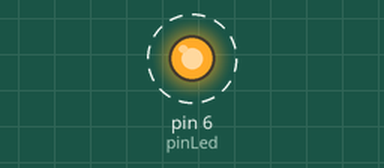
Simulated run of this sketch. Board: Arduino Uno, built with avr-gcc and run on an emulated ATmega328P. Parts: output pins drawn as LEDs (lit = HIGH). Dashed ring = blinking.

Above: at 0.05 s.
Timing chart, 0 to 3.0 s (numbered marks = the images above):
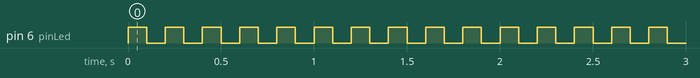

The sketch:

blink.ino
```cpp
int pinLed = 6;

void setup()
{
    pinMode(pinLed, OUTPUT);
}

void loop()
{
    digitalWrite(pinLed, HIGH);
    delay(100);
    digitalWrite(pinLed, LOW);
    delay(100);
}
```

Measured:
- by itself, pin 6 (pinLed): alternates HIGH for 0.10 s and LOW for 0.10 s
